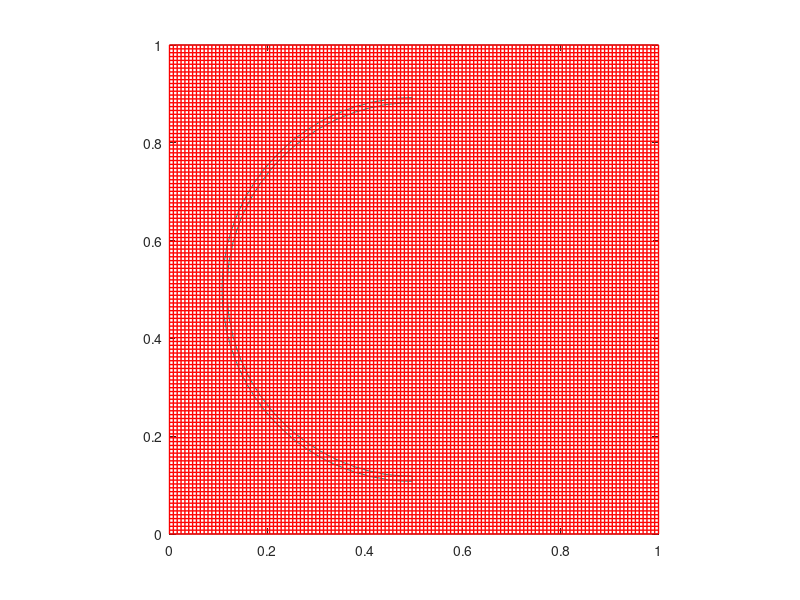

Write MATLAB code to recreate this figure.
Np = 128;
x = linspace(0, 1, Np);
[X, Y] = meshgrid(x);

f = exp(-5000*(((X-0.5).^2 + (Y-0.5).^2) - 0.15).^2);
f = f.*(X < 0.5);


max(max(f));
min(min(f));

%surf(X, Y, f);


contour(X, Y, f, [0.90, 0.90]);
axis([0, 1, 0, 1], 'square');

hold on;
plot(X, X', 'r', "linewidth", 1);
plot(Y, Y', 'r', "linewidth", 1);
hold off;
		
print('test.png', '-r400');


